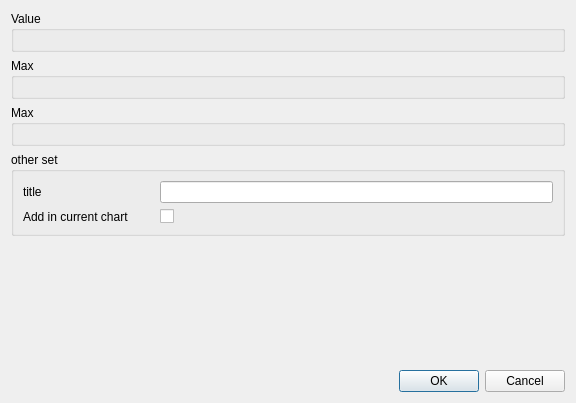
<?xml version="1.0" encoding="UTF-8"?>
<ui version="4.0">
 <class>SAAddIntervalCurveDialog</class>
 <widget class="QDialog" name="SAAddIntervalCurveDialog">
  <property name="geometry">
   <rect>
    <x>0</x>
    <y>0</y>
    <width>576</width>
    <height>403</height>
   </rect>
  </property>
  <property name="windowTitle">
   <string>Dialog</string>
  </property>
  <layout class="QVBoxLayout" name="verticalLayout_4">
   <item>
    <widget class="QGroupBox" name="groupBoxValue">
     <property name="title">
      <string>Value</string>
     </property>
     <layout class="QVBoxLayout" name="verticalLayout_2">
      <item>
       <widget class="SAValueSelectComboBox" name="valueComboBoxValue" native="true">
        <property name="sizePolicy">
         <sizepolicy hsizetype="Preferred" vsizetype="Maximum">
          <horstretch>0</horstretch>
          <verstretch>0</verstretch>
         </sizepolicy>
        </property>
       </widget>
      </item>
     </layout>
    </widget>
   </item>
   <item>
    <widget class="QGroupBox" name="groupBoxMin">
     <property name="title">
      <string>Max</string>
     </property>
     <layout class="QVBoxLayout" name="verticalLayout">
      <item>
       <widget class="SAValueSelectComboBox" name="valueComboBoxMin" native="true">
        <property name="sizePolicy">
         <sizepolicy hsizetype="Preferred" vsizetype="Maximum">
          <horstretch>0</horstretch>
          <verstretch>0</verstretch>
         </sizepolicy>
        </property>
       </widget>
      </item>
     </layout>
    </widget>
   </item>
   <item>
    <widget class="QGroupBox" name="groupBoxMax">
     <property name="title">
      <string>Max</string>
     </property>
     <layout class="QVBoxLayout" name="verticalLayout_3">
      <item>
       <widget class="SAValueSelectComboBox" name="valueComboBoxMax" native="true">
        <property name="sizePolicy">
         <sizepolicy hsizetype="Preferred" vsizetype="Maximum">
          <horstretch>0</horstretch>
          <verstretch>0</verstretch>
         </sizepolicy>
        </property>
       </widget>
      </item>
     </layout>
    </widget>
   </item>
   <item>
    <widget class="QGroupBox" name="groupBoxMore">
     <property name="title">
      <string>other set</string>
     </property>
     <layout class="QGridLayout" name="gridLayout">
      <item row="0" column="1" colspan="3">
       <widget class="QLineEdit" name="lineEditTitle"/>
      </item>
      <item row="0" column="0">
       <widget class="QLabel" name="labelTitle">
        <property name="text">
         <string>title</string>
        </property>
       </widget>
      </item>
      <item row="1" column="0">
       <widget class="QLabel" name="labelAddInCurrentChart">
        <property name="text">
         <string>Add in current chart</string>
        </property>
       </widget>
      </item>
      <item row="1" column="1" colspan="3">
       <widget class="QCheckBox" name="checkBoxAddInCur">
        <property name="text">
         <string/>
        </property>
       </widget>
      </item>
     </layout>
    </widget>
   </item>
   <item>
    <spacer name="verticalSpacer">
     <property name="orientation">
      <enum>Qt::Vertical</enum>
     </property>
     <property name="sizeHint" stdset="0">
      <size>
       <width>20</width>
       <height>130</height>
      </size>
     </property>
    </spacer>
   </item>
   <item>
    <layout class="QHBoxLayout" name="horizontalLayoutMain">
     <item>
      <spacer name="horizontalSpacer">
       <property name="orientation">
        <enum>Qt::Horizontal</enum>
       </property>
       <property name="sizeHint" stdset="0">
        <size>
         <width>40</width>
         <height>20</height>
        </size>
       </property>
      </spacer>
     </item>
     <item>
      <widget class="QDialogButtonBox" name="buttonBox">
       <property name="standardButtons">
        <set>QDialogButtonBox::Cancel|QDialogButtonBox::Ok</set>
       </property>
      </widget>
     </item>
    </layout>
   </item>
  </layout>
 </widget>
 <customwidgets>
  <customwidget>
   <class>SAValueSelectComboBox</class>
   <extends>QWidget</extends>
   <header>SAValueSelectComboBox.h</header>
   <container>1</container>
  </customwidget>
 </customwidgets>
 <resources/>
 <connections>
  <connection>
   <sender>buttonBox</sender>
   <signal>rejected()</signal>
   <receiver>SAAddIntervalCurveDialog</receiver>
   <slot>reject()</slot>
   <hints>
    <hint type="sourcelabel">
     <x>536</x>
     <y>379</y>
    </hint>
    <hint type="destinationlabel">
     <x>559</x>
     <y>316</y>
    </hint>
   </hints>
  </connection>
  <connection>
   <sender>buttonBox</sender>
   <signal>accepted()</signal>
   <receiver>SAAddIntervalCurveDialog</receiver>
   <slot>accept()</slot>
   <hints>
    <hint type="sourcelabel">
     <x>399</x>
     <y>380</y>
    </hint>
    <hint type="destinationlabel">
     <x>244</x>
     <y>276</y>
    </hint>
   </hints>
  </connection>
 </connections>
</ui>
